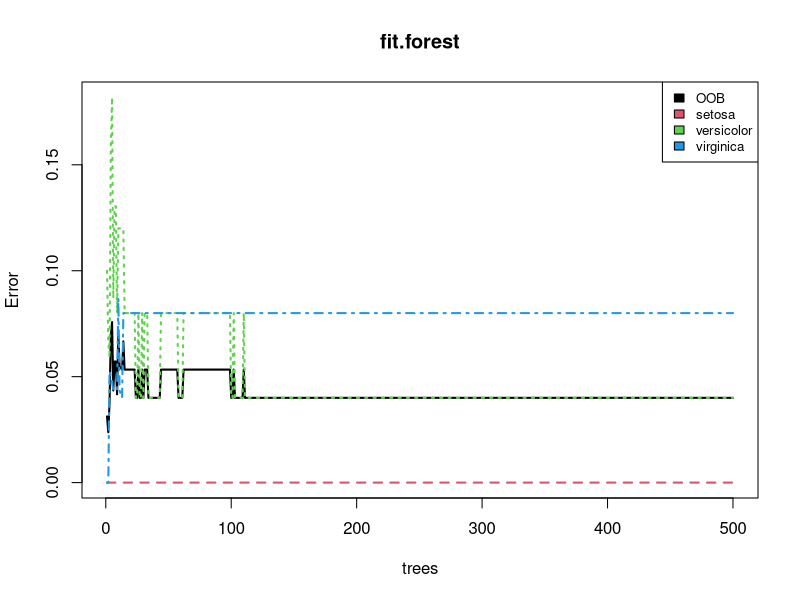

The R script that drew this image:
library(randomForest)
data(iris)
View(iris)
# Splitting data into training and testing.  
iris_setosa<-iris[iris$Species=="setosa",]
iris_versicolor <- iris[iris$Species=="versicolor",]
iris_virginica <- iris[iris$Species=="virginica",]
iris_train <- rbind(iris_setosa[1:25,],iris_versicolor[1:25,],iris_virginica[1:25,])
iris_test <- rbind(iris_setosa[26:50,],iris_versicolor[26:50,],iris_virginica[26:50,])
# Building a random forest model on training data 
fit.forest <- randomForest(Species~.,data=iris_train, na.action=na.roughfix,importance=TRUE)
# Training accuracy 
mean(iris_train$Species==predict(fit.forest,iris_train))
# Prediction of train data
pred_train <- predict(fit.forest,iris_train)
library(caret)


# Confusion Matrix
confusionMatrix(iris_train$Species, pred_train)


# Predicting test data 
pred_test <- predict(fit.forest,newdata=iris_test)
mean(pred_test==iris_test$Species)


# Confusion Matrix 

confusionMatrix(iris_test$Species, pred_test)

# Visualization 
plot(fit.forest,lwd=2)
legend("topright", colnames(fit.forest$err.rate),col=1:4,cex=0.8,fill=1:4)